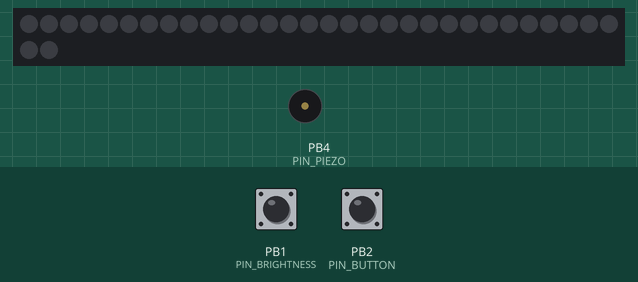
Recording of a sketch running on a simulated ATtiny85, built with avr-gcc and run on an emulated ATtiny85. On the bench: 32 RGB LEDs in strip order, left to right, continuing on the next row, buzzer (waves = sounding, pin HIGH). The test bench sets the inputs (shaded band); at power-on: PB2 (PIN_BUTTON) HIGH, PB1 (PIN_BRIGHTNESS) LOW. Dim RGB values are drawn brighter than linear; EEPROM starts erased.

Above: at 1.2 s.
1.3 s: PB2 (PIN_BUTTON) pulled LOW for 0.15 s
At 1.6 s:
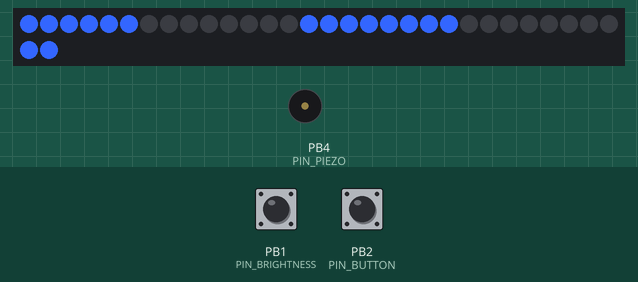
4.4 s: PB1 (PIN_BRIGHTNESS) pulled HIGH for 3.2 s
At 5.8 s:
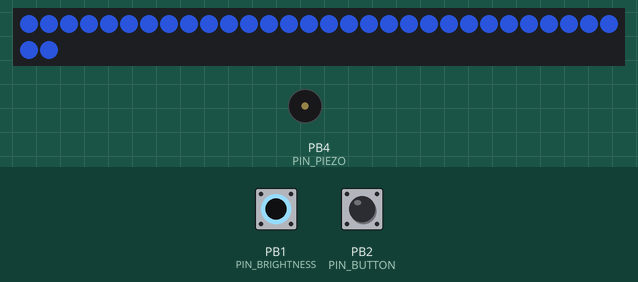
8.2 s: PB2 (PIN_BUTTON) pulled LOW for 1 s
At 9.9 s:
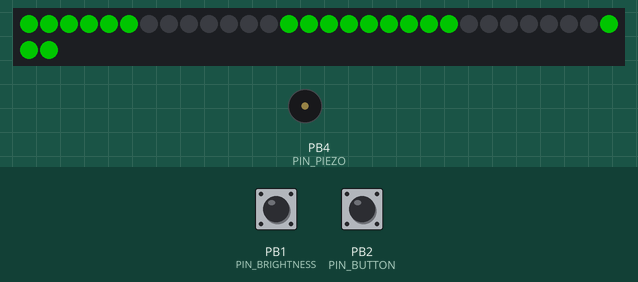
12.1 s: PB1 (PIN_BRIGHTNESS) pulled HIGH for 0.15 s
At 12.25 s:
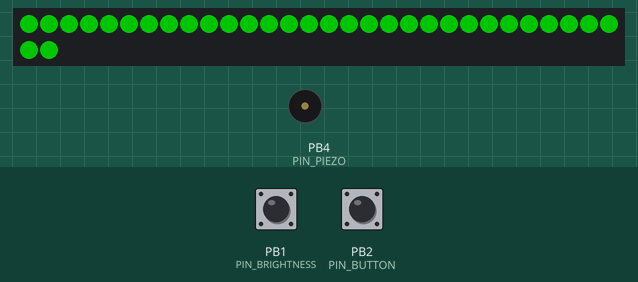
12.8 s: PB2 (PIN_BUTTON) pulled LOW for 3.2 s
At 14.8 s:
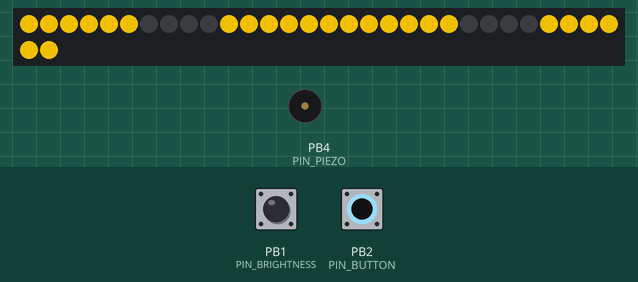
16.6 s: PB1 (PIN_BRIGHTNESS) pulled HIGH for 1 s
At 18.0 s:
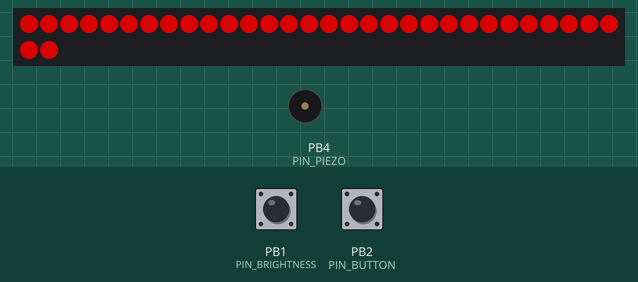

Measured:
- after the input at 1.3 s, the LEDs: change at once (image 1)
- after the input at 4.4 s, the LEDs: first change at once (image 2 shows a later state)
- after the input at 8.2 s, the LEDs: first differ from a run without the input after 0.80 s (image 3)
- after the input at 12.1 s, the LEDs: change at once (image 4)
- after the input at 12.8 s, the LEDs: first differ from a run without the input after 0.81 s (image 5)
- after the input at 16.6 s, the LEDs: first change after 0.06 s (image 6 shows a later state)
- what the display in image 2 shows lasts 0.5 s, from 5.4 s to 5.9 s

The sketch:

CrankBuddy_Goggles_06A.ino
```cpp
// CrankBuddy Goggles Nov 2016
//
// make sure programmer is : USBtinyISP Board Adafruit Trinket 16Hz may need to power board externally
//changelog 3: change implementation off brightness settings
//changelog 4 buggy adding 4 more modes
//changelog 5: change more 4 more modes and implementation of dimming changed to prevent problems dimming.  general bug fixes
//changelog 6: add headlight mode & clean up of code and simplfyy color assignments and finish implemenet EEPROM and misc bug fixes
//6A EEPROM Intitial values entered- 0=fps setting, 1= brightness 2= darker false
//adafruit trinket 16mhz board

#include <Adafruit_NeoPixel.h>
#include <EEPROM.h>
#ifdef __AVR_ATtiny85__ // Trinket, Gemma, etc.
 #include <avr/power.h>
#endif

#define PIN 0// talk to neopixel
#define PIN_BRIGHTNESS 1 /* input for controlling brightness.
its attached to LED on board so input has a pull-down.
one leg of button connects to this pin, one goes to 5v supplt pin reads HIGH when button is pressed, LOW when released.*/
#define PIN_BUTTON 2// pin for trigger different modes, i.e. frame rate choices.
//uint8_t brightness= 60; // load this on to board, change brightnness via button, then comment out and un-comment EEPROM read
#define PIN_PIEZO 4 // pin 4 is piezo


int brightness= EEPROM.read(1); //brightness level//was int brightness=10 ;

Adafruit_NeoPixel pixels = Adafruit_NeoPixel(32, PIN);
//int piezoPin =3;

//uint8_t  mode = 0, // set this once, load onto board, then change mode via button, and then comment it out and uncomment EEPOROM read
uint8_t mode =EEPROM.read (0); //read EEPROM 0 for mode or FPS setting
uint8_t offset = 0; // Position of spinny eyes

////COLOR ASSIGNMENTS///
uint32_t color;  //COLOR OF CHASE LIGHT
uint32_t c = 0;
uint32_t colorOffset=0;	 //COLOR OF FIELD
uint32_t sixteenFPScolor=  0x3366FF;//blue
uint32_t sixteenFPSaltColor= 0x0000ff;//alt blue
uint32_t eighteenFPScolor=0x00FF00 ;//green
uint32_t eighteenFPSaltColor= 0x012c00;//alt Green
uint32_t twentyFourFPScolor=0xFFcD00 ;//Yellow 255 205,00
uint32_t twentyFourFPSAltColor=0x404000; //q true yellow//0x643300;//quarter original yellow//0x7f6600;// half of orinal yellow//0x888800 ;// 9f8200 alt Yellow (half yellow?
uint32_t thirtyFPScolor=0xFF0000 ;// Red
uint32_t thirtyFPSaltColor=0x640000; //q red// 0x890000;//0xFF3300;//Alt Red orangeish
uint32_t headlight=0x7f7f7f;// chase lights
uint32_t headlightAlt=0xffffff;//field//

uint32_t prevTime;
uint8_t beepPoint=0;
boolean darker= EEPROM.read(2); //was default false


void setup() {
//Serial.begin (9600);
// intital EEPROM VALUES first time chip is loaded
  //EEPROM.write (0,0);
 // EEPROM.write (1,10);
 //  EEPROM.write(2,0);

    //END EEPROM VALUES ENTER  COMMENT OUT to make not 6A
  //setting input pins to high means turning on internal pull up resistor
  digitalWrite (PIN_BUTTON,HIGH);

  //remember the buttons are active-low they read LOW when not pressed
 pinMode(PIN_PIEZO,OUTPUT);
 // digitalWrite (piezoPin, LOW);
#ifdef __AVR_ATtiny85__ // Trinket, Gemma, etc.
  if(F_CPU == 16000000) clock_prescale_set(clock_div_1);
#endif
  pixels.begin();
  pixels.setBrightness(brightness); // 60= 1/3 brightness
 prevTime = micros();
}


/*/////////******the sound producing function for trinket**** ////////
void beep (unsigned char speakerPin, int frequencyInHertz, long timeInMilliseconds)
{    // http://web.media.mit.edu/~leah/LilyPad/07_sound_code.html
          int x;
          long delayAmount = (long)(1000000/frequencyInHertz);
          long loopTime = (long)((timeInMilliseconds*1000)/(delayAmount*2));
          for (x=0;x<loopTime;x++)
          {
              digitalWrite(speakerPin,HIGH);
              delayMicroseconds(delayAmount);
              digitalWrite(speakerPin,LOW);
              delayMicroseconds(delayAmount);
          }
}
*/

void loop() {
  prevTime= micros();
  uint8_t  i;
  uint32_t t;

  //*********MODE CHANGING//FPS CHANGING********//

  if (digitalRead(PIN_BUTTON) == LOW) { mode++;
 if (mode >8) {
      mode =0;
    }
    EEPROM.write (0,mode);

  for(i=0; i<16; i++) {

    //  uint32_t c = 0; // wipe all pixels off


      switch(mode) {
        case 0:

       color  = sixteenFPScolor ; //BLUE//
       c=0;
      if(i<6 || i>13 )c = color;// 2 frames per pixel
    // get display to start at specific place
    break;

       case 1:
       color  = eighteenFPScolor ; //green//
        c=0;
      if(i<6 || i>12 )c = color;// 2 frames per pixel
      break;

       case 2:
       color  =twentyFourFPScolor; //0xFF9900 ;//yellow
       c=0;
      if(i<6 || i>9 )c = color;// 2 frames per pixel
      break;


       case 3:
       color  = thirtyFPScolor ; //red//
       c=0;
      if(i<6 || i>6 )c = color;// 2 frames per pixel
      break;


      case 4: // blue inverted
       color  = sixteenFPScolor ;
       c=sixteenFPSaltColor;
      if(i<6 || i>13 )c = color;// 2 frames per pixel
      break;

      case 5: //green inverted
       color  = eighteenFPScolor ; //green//
       c=eighteenFPSaltColor;
      if(i<6 || i>12 )c = color;// 2 frames per pixel speed indicator
      break;

      case 6: //yellow inverted
      color=twentyFourFPScolor; //0xFF9900 ;//yellow
      c=  twentyFourFPSAltColor;
       if(i<6 || i>9 )c = color;// 2 frames per pixel speed indicator
      break;

      case  7: //red inverted

// TEST CHANGES//

       color  = thirtyFPScolor;
        c= thirtyFPSaltColor;//ORANGE RED  //RED//
      if(i<6 || i>6 )c = color;// 2 frames per pixel speed indicator
      break;

      case 8:
      color = headlight;
      c= headlightAlt;
      // no assignment of c= color//
      }

 pixels.setPixelColor(   i, c);
 pixels.setPixelColor (16+i,c); //second eye
  }
 pixels.show();
 delay (1500);
 }

 ///******END MODE CHANGING*****//


 //*******Brightness of NEOPIXELS*******//
 //NOTE HAVE TO SET PIXEL COLOR EVERYTIME BRIGHNESS CHANGES OR WIERD STUFF HAPPENS***//

 if (digitalRead(PIN_BRIGHTNESS) == HIGH) {

    /*for(i=0; i<32; i++) {

  if (mode<4) {pixels.setPixelColor(   i, color);
  }
  if (mode>3) {pixels.setPixelColor(i,colorOffset); //use backdrop for color indicator
   // IN MODE 4-6 USES COLOROFFSET AS FIELD COLOR8
  }

    pixels.show(); // light up all pixels in color
    delay (200);//INITIAL LIGHT UP SHOWING ORIGINAL VALUE
  }
  */

     for(int x=0; x<110; x++) //increment brightness up or down 110 units
    {

for(i=0; i<32; i++) {

  if (mode<4) {pixels.setPixelColor(   i, color);
  }
  if (mode>3) {pixels.setPixelColor(i,colorOffset); //use backdrop for color indicator
  }
   }
 pixels.setBrightness (brightness);
 /* you aren't really supposed to use brightness except at setup,
 as it can cause skews in color as it dims and brightens in sketch,
 but rather control brightness by adjusting color,
 but what are you gonna do?
 if you choose primary colors carefully the colors won't shift,
 which is what I did here.*/
        pixels.show();
        delay(1);
        if (x==0) {delay (200);} // initial delay
      switch (darker)
       {
         case true:
       brightness= brightness -1;
       break;

        case false:
        brightness = brightness +1;
        break;
       }

     if (brightness <=10) {darker= false;}
 if (brightness >=230) {darker= true;}
  }


    EEPROM.write (2,darker);

  pixels.setBrightness(brightness);
  EEPROM.write (1,brightness);
 pixels.show();
 delay (500);


 }
///////*****END BRIGHTNESS CONTROL*****////

  //*********main code**********//

switch(mode) {

      case 0://16fps /* 2 revolutions or 32 intervals so 31.25 millis or 30 + 1250 micro
      color  = sixteenFPScolor ;
      colorOffset = 0;
     delay(29);
      delayMicroseconds(2250-(t-prevTime));

      break;

      // 16fps rate //
  //  31.250 millisecons so 30 +1250*/
  // delayMicroseconds(1250-(t-prevTime));//fine tune rate (1000ms in 1 delay unit)
  //  break;


    case 1: //18fps
    color  = eighteenFPScolor ; //green//
    colorOffset=0;
     delay(25);
   // 18fps rate 2fps remainder 4 more pixels so 36 pixels 27.778 millis 0r 25+2778
  delayMicroseconds(2778-(t-prevTime));
 //fine tune rate
  break;

  case 2: //24fps
  color  = twentyFourFPScolor;//0xFF9900 ;//yellow
  colorOffset=0;
    delay(18);
    // 24fps rate   3 rev/per sec or 48 pixels  1/48=  41.667 millisecons or 3 revolutions  or 48 pixels 20.833
 delayMicroseconds(2833-(t-prevTime));
  //fine tune rate
   break;

   case 3:// 30 fps  (
    color  = thirtyFPScolor ; //red//
    colorOffset = 0;

   //  if(((offset+5) & 15) < 1) // one beep at bottom of rotation
  //  {
  // beep(PIN_PIEZO, 4000, 15);
 // }
  //   else {

     delay(14);
   //}
   //60 pixels or 16.667
   delayMicroseconds(2667-(t-prevTime));
      //fine tune rate
 break;


  case 4://16fps INVERT/* 2 revolutions or 32 intervals so 31.25 millis or 30 + 1250 micro
      color  = sixteenFPScolor ;
      colorOffset=sixteenFPSaltColor; //
     delay(29);
delayMicroseconds(2250-(t-prevTime));
    break;

     // end of 16 inverted

      // 16fps rate

  //  31.250 millisecons so 30 +1250*/

   // delayMicroseconds(1250-(t-prevTime));//fine tune rate (1000ms in 1 delay unit)
  //  break;

    case 5: //18fps INVERT
    color  = eighteenFPScolor ; //green CHASE LIGHT
    colorOffset= eighteenFPSaltColor;     //FIELD
     delay(25);

   // 18fps rate 2fps remainder 4 more pixels so 36 pixels 27.778 millis 0r 25+2778
  delayMicroseconds(2778-(t-prevTime));
 //fine tune rate

  break;

  case 6: //24fps INVERT
  color  = twentyFourFPScolor; //pure yellow CHASE LIGHT
colorOffset= twentyFourFPSAltColor;//yellow at half approc FIELD
    delay(18);

    // 24fps rate   3 rev/per sec or 48 pixels  1/48=  41.667 millisecons or 3 revolutions  or 48 pixels 20.833
 delayMicroseconds(2833-(t-prevTime));
  //fine tune rate
   break;

   case 7 :// 30 fps INVERT (
   // changes//
    color  = thirtyFPScolor;//chase
    colorOffset=thirtyFPSaltColor;// field

     delay(14);
   //60 pixels or 16.667
   delayMicroseconds(2667-(t-prevTime));
      //fine tune rate
 break;

 case 8: //headlight mode
 color= headlight; //chase lights//
 colorOffset= headlightAlt; //field
 delay (62);
 break;
    }

    for(i=0; i<16; i++) { // this "for" paints or assignes the colors of all pixels
 c=colorOffset;
      if(((offset + i) & 15) < 2) c = color; // 4 pixels on...
      pixels.setPixelColor(i, c);
        pixels.setPixelColor (16+i,c); //second eye (flipped)

    }// end of "for" that assigns all pixels


     //prevTime= millis();
    pixels.show();
    offset++;
 // if (i=beepPoint)

  // if(((offset + i) & 15) < 3)beep(PIN_PIEZO, 4000, 15);
    t= micros();

 }
```
